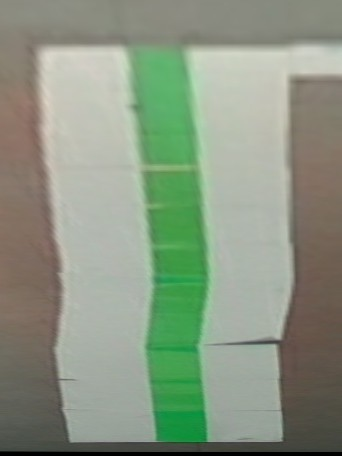
#> input picture presentation_images/birds_eye_view.jpg, 342 x 456 px
$ python -i utils.py   (imports and definitions only)
#> lines starting #> are read from the running program, lines starting #| are printed output that depends on the picture; after the words box and inside, x2 and y2 are one past the last pixel; in counts of white or black regions, pixels touching at a corner belong together
#> further down, picture is the input picture: shape (456, 342, 3); mean B, G, R 130.1, 150.1, 137.8
import cv2
import numpy as np
import time

# ==========================================
# [고정 변수 설정 영역] - 장소에 따라 이 값들을 수정하세요
# ==========================================
# 1. 실제 거리 설정 (01_calibration.py에서 설정한 사각형의 실제 크기)
REAL_WIDTH = 0.210
REAL_HEIGHT = 3.280

# 2. 속도 분류 임계값 (m/s 단위)
VEL_STANDING = 0.5  # 이 값보다 작으면 정지상태로 간주
VEL_WALKING = 1.5   # 이 값보다 크면 뛰는 상태로 간주

# 3. 차선 가이드 설정 (화면 가로 비율 기준)
LANE_HSV_LOWER = [67, 85, 109]
LANE_HSV_UPPER = [82, 255, 206]
LANE_CENTER_OFFSET = 0.1  # 중심에서 10% 이상 벗어나면 안내 메시지 출력
# ==========================================

class AutonomousUtils:
    def __init__(self, matrix_path='data/M.npy'):
        # 저장된 변환 행렬 로드
#> called with matrix_path = 'data/M.npy'
        try:
            self.M = np.load(matrix_path)
#> (reads data/M.npy from the repository)
        except:
            print("경고: 변환 행렬 파일을 찾을 수 없습니다. Calibration을 먼저 진행하세요.")
            self.M = None

    # [54 lines left out: functions pixel_to_meter, get_behavior_status, calculate_ttc, get_lane_guide, not called in this run]

    def get_lane_center(self, frame):
        hsv = cv2.cvtColor(frame, cv2.COLOR_BGR2HSV)
#> hsv: shape (456, 342, 3); mean H, S, V 40.6, 44.6, 153.4
        lower = np.array(LANE_HSV_LOWER)
        upper = np.array(LANE_HSV_UPPER)

        # 이진 분류 (Mask 생성)
        mask = cv2.inRange(hsv, lower, upper)
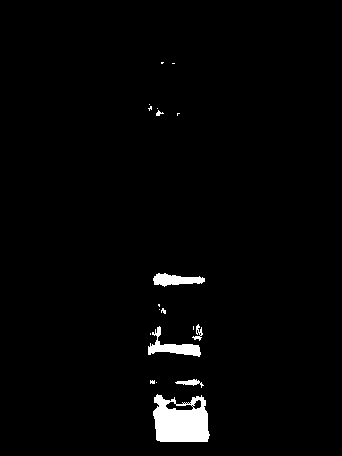
#> mask: shape (456, 342); 2.1% white; 19 white regions (13 under 20 px), largest, box (x1, y1, x2, y2) and area: (153, 394, 210, 442) 2056, (148, 326, 201, 357) 560, (153, 273, 205, 287) 439, (175, 379, 204, 388) 109, (192, 324, 203, 341) 72, (156, 110, 164, 116) 24

        # 하단 영역(ROI)의 모멘트 계산하여 중심점 찾기
        M = cv2.moments(mask)
#> M = moments, m00 850425, centre m10/m00, m01/m00 = (178.7, 381)
        if M['m00'] > 0:
            cx = int(M['m10'] / M['m00'])
#> cx = 178
            return cx, mask
        return None, mask

class Stabilizer:
    """Kalman Filter를 이용한 좌표 안정화 클래스"""
    # [21 lines left out: functions __init__, update, not called in this run]

>>> import cv2
>>> picture = cv2.imread('../presentation_images/birds_eye_view.jpg')
>>> result = AutonomousUtils().get_lane_center(picture)
